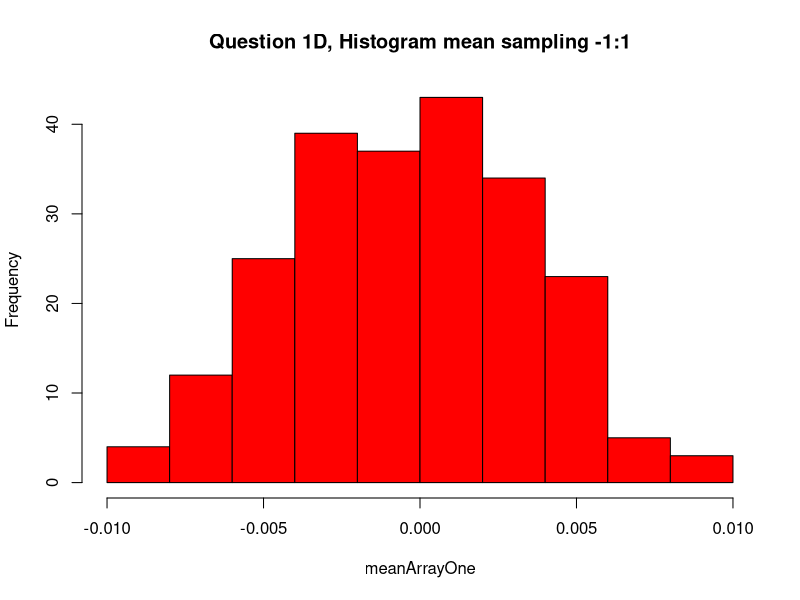
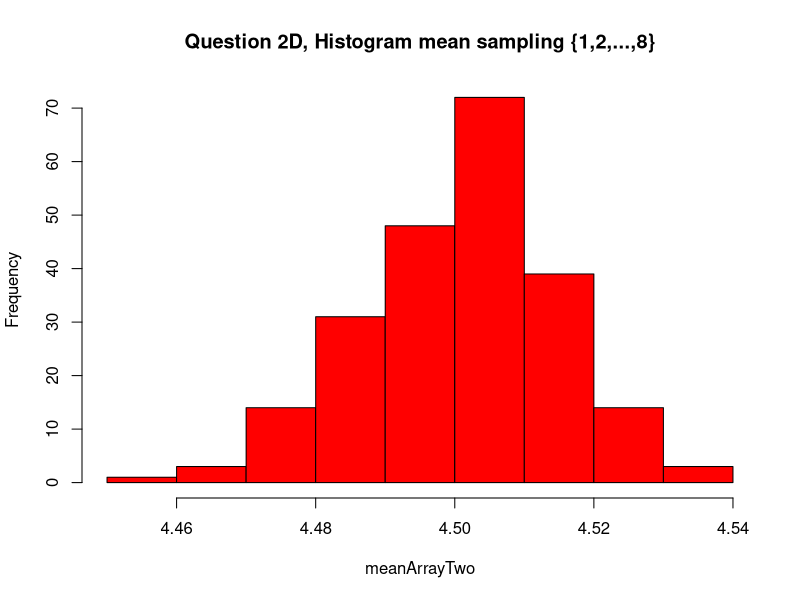

Write R code to recreate these figures, in order.
#Frank Dye, Anthony Rodriguez
#12/3/2013

#Question 1
print("Question 1")

#define our array of mean values
meanArrayOne = array(dim=c(225,1),0)

for(i in 1:225)
{
	#generate our random numbers
	a = runif(22500, -1.0, 1.0)
	innerCount <- 0
	for (j in 1:22500)
	{
		innerCount = innerCount + a[j]
	}
	#Calculating individual means of our experiment
	meanArrayOne[i] = innerCount / 22500
}

#Count the number of means that are between 0.2 and 0.0 
count = 0
sumOfMeans = 0

for (k in 1:225)
{
	if (meanArrayOne[k] >= 0.0 && meanArrayOne[k] <= 0.2)
	{
		count = count + 1
	}
	sumOfMeans = sumOfMeans + meanArrayOne[k]
}

#Question 1A, Calculating probability 
questionOneProb = count / 225
#Question 1B, Calculating mean of means
questionOneMean = sumOfMeans / 225

sumOfVariances = 0
for (l in 1:225)
{
	sumOfVariances = sumOfVariances + ((meanArrayOne[l] - questionOneMean)^2)
}


#Question 1C, Calculating standard deviation
questionOneStdDev = sqrt((1/224) * sumOfVariances)


#Print propability that meanArray is between 0.0 and 0.2 or P(0.0 <= X <= 0.2)
print("(Question 1A) Find the simulated probability that the mean is between 0 and 0.2 inclusive: ")
print(questionOneProb)

#Print mean of the mean's
print("(Question 1B) Mean of sample mean's: ")
print(questionOneMean)

#print standard deviation of mean's
print("(Question 1C) Standard Deviation of mean's: ")
print(questionOneStdDev)

dev.new()
# Question 1D Draw the histogram of the mean's
hist(meanArrayOne, col = "red", main = "Question 1D, Histogram mean sampling -1:1")


#Question 2
print("Question 2")

meanArrayTwo = array(dim=c(225,1),0)

for(i in 1:225)
{
	#generate our random numbers
	b = sample(1:8,22500,replace=T)
	innerCount = 0
	for (j in 1:22500)
	{
		innerCount = innerCount + b[j]
	}
	meanArrayTwo[i] = innerCount / 22500
}

#Count the number of means that are between 0.2 and 0.0 
count = 0
sumOfMeans = 0

for (k in 1:225)
{
	if (meanArrayTwo[k] >= 3.8 && meanArrayTwo[k] <= 4.0)
	{
		count = count + 1
	}
	sumOfMeans = sumOfMeans + meanArrayTwo[k]
}

#Question 2A, Finding simulated propability
questionTwoProb = count / 225

#Question 2B, Finding mean of means
questionTwoMean = sumOfMeans / 225


sumOfVariances = 0
for (l in 1:225)
{
	sumOfVariances = sumOfVariances + ((meanArrayTwo[l] - questionTwoMean)^2)
}

#Question 2C, Finding standard deviation
questionTwoStdDev = sqrt((1/224) * sumOfVariances)


#Print propability that meanArray is between 3.8 and 4.0 or P(3.8 <= X <= 4.0)
print("(Question 2A) Find the simulated probability that the mean is between 3.8 and 4.0 inclusive: ")
print(questionTwoProb)

#Print mean of the mean's
print("(Question 2B) Mean of sample mean's: ")
print(questionTwoMean)


#print standard deviation of mean's
print("(Question 2C) Standard Deviation of mean's: ")
print(questionTwoStdDev)



#Open new screen
dev.new()

#Question 2D, Draw the histogram of the mean's
hist(meanArrayTwo, col = "red", main = "Question 2D, Histogram mean sampling {1,2,...,8}")


